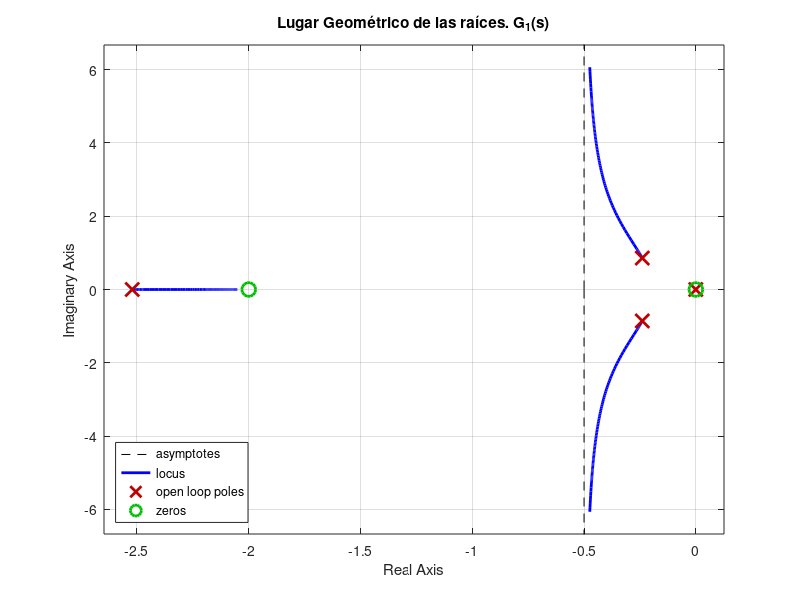

Reproduce this figure in MATLAB.

m_1 = 1;
m_2 = 1;
b_1 = 1;
b_2 = 1;
k = 1;

cns_2 = m_2;
cns_1 = b_1 + b_2;

cds_4 = m_1*m_2;
cds_3 = m_1*(b_1+b_2) + m_2*b_1;
cds_2 = k*m_2 + b_1*b_2;
cds_1 = k*(b_1+b_2);

num = [cns_2 cns_1 0];
den = [cds_4 cds_3 cds_2 cds_1 0];

G = tf(num, den)
pole(G)
rlocus(G)
grid on
title("Lugar Geométrico de las raíces. G_1(s)")

legend("location", "southwest")
print -dpng -r300 'plot1.png'
